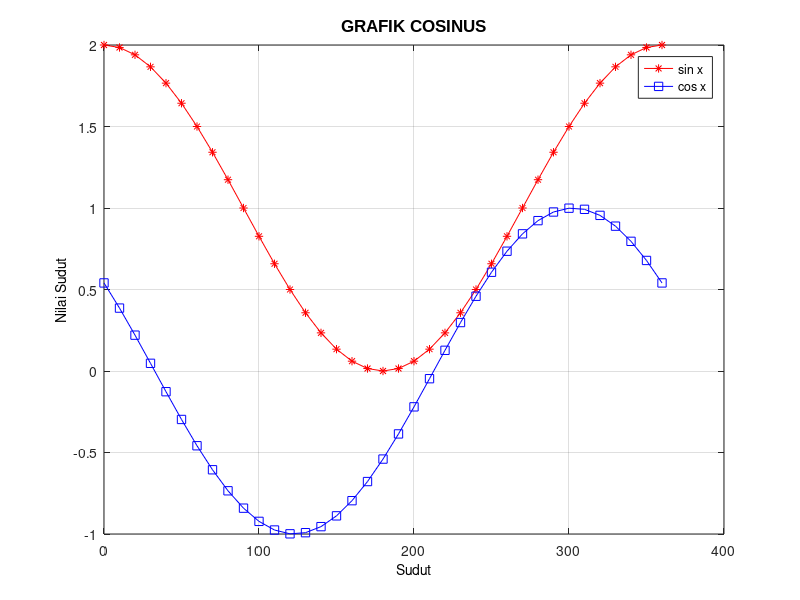

The MATLAB script that drew this image:
function tes1()
clear
clc

theta = 0:10:360;
y = cos(theta*pi/180+1);
x = cos(theta*pi/180)+1;

plot(theta,x,'-r*')
hold on
plot(theta,y,'-bs')

h = legend('sin x', 'cos x');
set(h,'location','northeast')
title('GRAFIK COSINUS','fontsize',12, 'fontname','Arial')
xlabel('Sudut', 'color', 'black', 'FontSize',10)
ylabel('Nilai Sudut', 'color', 'black', 'FontSize',10)

grid on